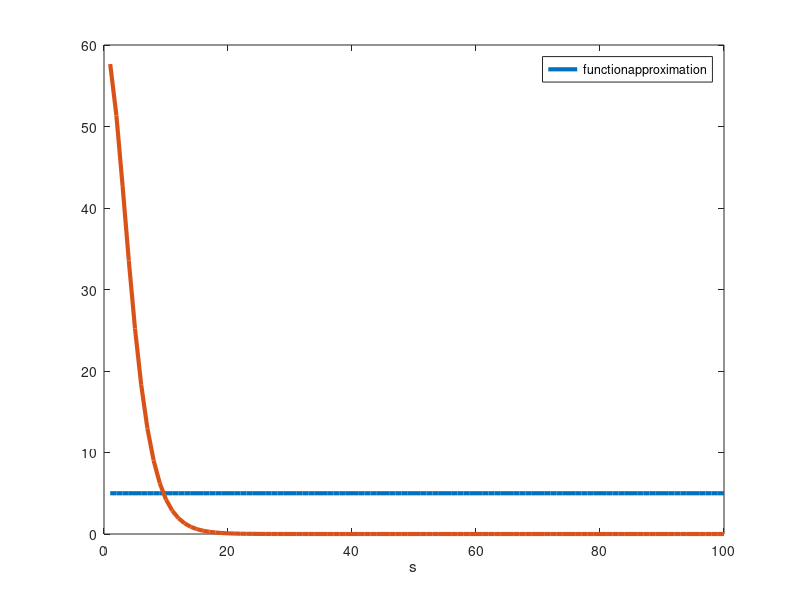

Reproduce this figure in MATLAB. (Note: this script raises an error after producing the figure.)
 % Check Linear Approximation

k = 5;
x = 50;
w1 = 10;
s = 1:1:100;
real = k.*tanh((s+x+w1)./k);
appr = sech(s/k).^2*(x+w1);

close all
figure;
plot(s, real, "linewidth", 3);
hold on;
plot(s, appr, "linewidth", 3);
legend(["function", "approximation"])
xlabel("s")
title("x="+x + ", w1=" +w1 + ", k=" + k)
grid on
grid minor
